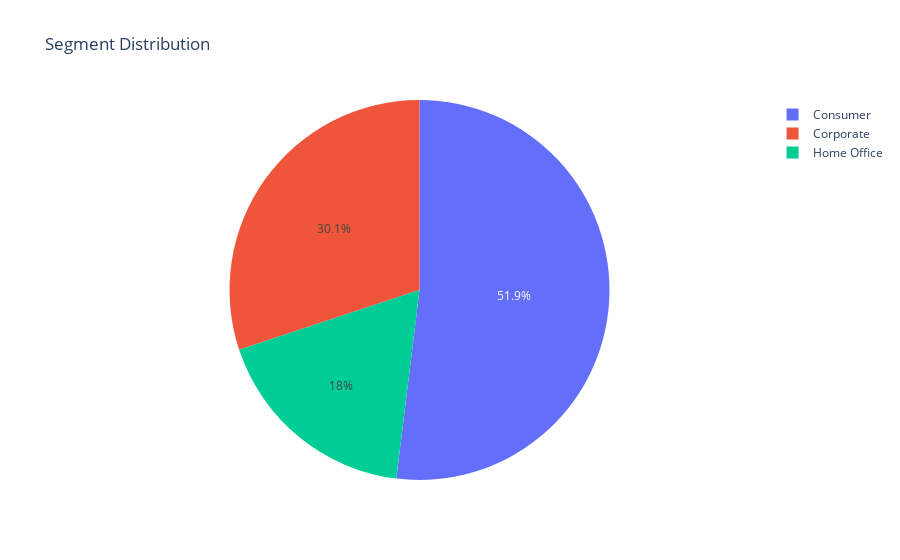

Write notebook code for a chart like this one.
### Code cell
# Write your code here (5.3 Create a pie chart)
fig = px.pie(segment_counts, values='count', names='Segment', title='Segment Distribution', )
fig.show()

### Figure 1 — Plotly figure (JSON) as saved in the notebook; plotly's stock layout.template omitted (floating-point values rounded to 4 significant figures)
{"data": [{"domain": {"x": [0, 1], "y": [0, 1]}, "hovertemplate": "Segment=%{label}<br>count=%{value}<extra></extra>", "labels": ["Consumer", "Corporate", "Home Office"], "legendgroup": "", "name": "", "showlegend": true, "type": "pie", "values": [4613, 2673, 1594]}], "layout": {"legend": {"tracegroupgap": 0}, "title": {"text": "Segment Distribution"}}}
